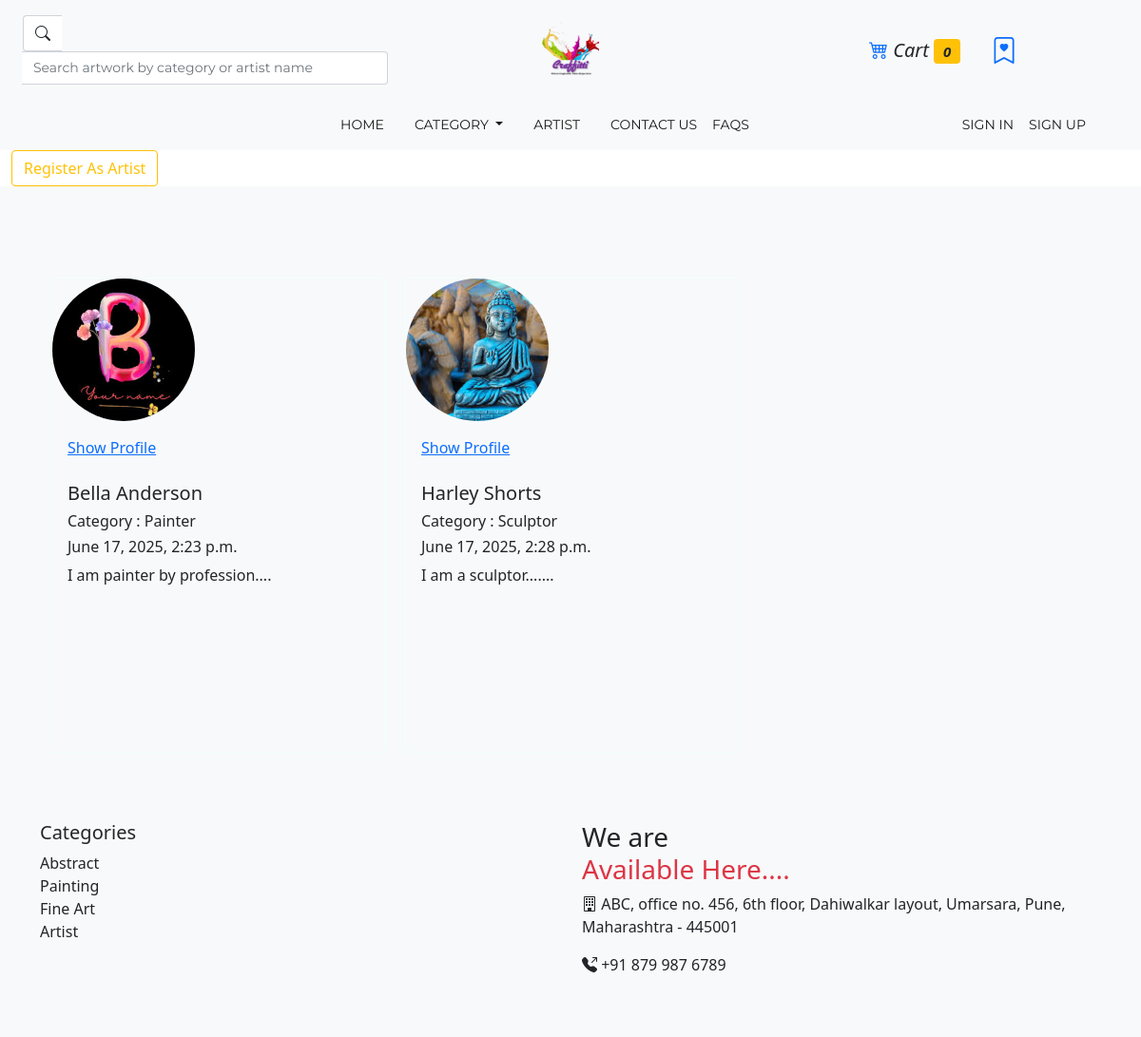
/artist/show/, run on the app's committed database.
### accounts/models.py (models this page shows, shortened)
class Artist(models.Model):
    user = models.ForeignKey(CustomUser, on_delete=models.CASCADE)
    bio = models.TextField()
    portfolio_image = models.ImageField(upload_to='images/', blank=True)
    photo = models.ImageField(upload_to='images/')
    category = models.CharField(max_length=30, choices=[('Painter', 'Painter'),
                                         ('Drawing','Drawing'),
                                         ('Sculptor','Sculptor'),
                                         ('Photgrapher','Photographer'),
                                         ('Print maker','Print maker')])
    Address = models.CharField(max_length=200)
    rating = models.IntegerField()
    created_at = models.DateTimeField(auto_now_add=True)

class CustomUser(AbstractUser):
    email = models.EmailField(unique=True)
    address = models.TextField(null=True)
    contact_number = models.BigIntegerField(unique=True, null=True, blank=True)
    is_artist = models.BooleanField(default=False)

### accounts/views.py (the view)
# urls.py: path('artist/show/', artist_retrieve_view, name = 'show_artist'),
def artist_retrieve_view(request):
    objs = Artist.objects.all()
    template_name = 'accounts/show_artist.html'
    context = {'data':objs}
    return render(request, template_name, context)

### cart_app/context_processors.py (called while the page is built)
def cart_item_count(request):
    if request.user.is_authenticated:
        count = CartItem.objects.filter(user=request.user).count()
    else:
        count = 0
    return {'cart_item_count': count}

### templates/accounts/show_artist.html (shortened to what this page needs)
{% extends 'base.html' %}
{% block content %}
        <a class="text-black fs-6 me-4 container" href="{% url 'artist_url' %}"><button class="btn btn-outline-warning">Register As Artist</button></a>
<div class="bg-light" style="height: fit-content;">
<div class="container pt-5" >
<div class="container mt-5">
    <div class="row row-cols-md-3">
     {% for obj in data %}
        <div class="col mb-4">
        <div class="card bg-light" style="width: 22rem; height : 500px; border-color:azure;">
            <img src="{{obj.photo.url}}" class="card-img-top img-fluid" alt="Image" style="width: 150px; height: 150px; border-radius: 50%; object-fit: cover;">
            <div class="card-body">
                <a href="{% url 'artist_page' obj.id %}">Show Profile</a><br><br>
                <h5 class="card-title">{{obj.user.first_name}} {{obj.user.last_name}}</h5>
                <h6>Category : {{obj.category}}</h6>
                <h6>{{obj.created_at}}</h6>
                <p class="card-text">{{obj.bio|slice:':200'}}...</p>
            </div>
            </div>
        </div>
        {% endfor %}
     </div>
</div>
</div>
{% endblock %}

### templates/base.html (shortened to what this page needs)
<!DOCTYPE html>
{% load static %}
<html lang="en">
<head>
    <link rel="stylesheet" href="{% static 'bootstrap-5.0.2-dist/css/bootstrap.min.css' %}">
    <link rel="stylesheet" href="https://cdn.jsdelivr.net/npm/bootstrap-icons@1.11.3/font/bootstrap-icons.min.css">
  </head>
<body>
<div class="sticky-top bg-light">
  <div class="d-flex justify-content-between align-items-center px-4 py-3">
      <form>
              <div class="input-group">
              <span class="input-group-text bg-white border-end-0">
                <i class="bi bi-search"></i>
              </span>
              <input type="text" class="form-control border-start-0" style="width:350px; font-family: 'Montserrat', sans-serif; font-size:14px" name='searches' placeholder="Search artwork by category or artist name">
            </div>
      </form>
  <div class="col-4 d-flex justify-content-center">
    <img src="{% static 'logo/logo.png/' %}" height="60px" alt="Logo">
  </div>
  <div class="col-4 d-flex justify-content-center align-items-center">
       {% if user.is_authenticated %}
    <a href="{% url 'cart_app:cart_summery' %}" class="nav-link me-3  nav_text">
      <i class="bi bi-cart4 fs-5">
        <span class="text-dark fs-5">Cart</span>
        <span class="badge bg-warning text-dark">{{ cart_item_count }}</span>
      </i>
    </a>
    <a href="{% url 'wishlist' %}"><i class="bi bi-bookmark-heart fs-3"></i></a>
      {% else %}
      <a href="{% url 'signin' %}" class="nav-link me-3  nav_text">
      <i class="bi bi-cart4 fs-5">
        <span class="text-dark fs-5">Cart</span>
        <span class="badge bg-warning text-dark">{{ cart_item_count }}</span>
      </i>
    </a>
      <a href="{% url 'signin' %}"><i class="bi bi-bookmark-heart fs-3"></i></a>
      {% endif %}
  </div>
</div>
    <nav class="navbar navbar-expand-lg navbar-light bg-light" >
        <div class="container-fluid col" style="padding-left:350px">
          <div class="collapse navbar-collapse" id="navbarNavAltMarkup">
            <div class="navbar-nav">
              <a class="nav-link active text-black me-3 nav_text" aria-current="page" href="{% url 'home' %}">Home</a>
              <li class="nav-item dropdown">
                <a class="nav-link dropdown-toggle active text-black me-3 nav_text" href="#" id="navbarDropdown" role="button" data-bs-toggle="dropdown" aria-current="page">
                  Category
                </a>
              </li>
              <a class="nav-link active text-black me-3 nav_text" href="{% url 'show_artist' %}">Artist</a>
              <a class="nav-link active text-black nav_text" href="{% url 'contactus' %}">Contact Us</a>
              <a class="nav-link active text-black me-3 nav_text" href="{% url 'faq' %}">FAQs</a>
            {% if user.is_authenticated %}
              <div style="padding-left:300px;" class="col">
              <li class="nav-item dropdown ms-auto">
              <a class="nav-link dropdown-toggle text-black nav_text" href="#" id="userDropdown" role="button" data-bs-toggle="dropdown" aria-expanded="false">
                Hi {{ user.username }} <i class="bi bi-person-raised-hand"></i>
              </a>
         {% if user.is_artist %}
                  <ul class="dropdown-menu dropdown-menu-end" aria-labelledby="userDropdown">
                    <li><a class="dropdown-item mb-2 nav_text" href="{% url 'product' %}">Add Products</a></li>
                    <li><a class="dropdown-item mb-2 nav_text" href="{% url 'cart_app:cart_summery' %}">Cart</a></li>
                    <li><a href="{% url 'logout' %}" class="dropdown-item mb-2 nav_text">Log Out</a></li>
                  </ul>
                  {% else %}
                  <ul class="dropdown-menu dropdown-menu-end" aria-labelledby="userDropdown">
                    <li><a class="dropdown-item mb-2 nav_text">Orders</a></li>
                    <li><a class="dropdown-item mb-2 nav_text" href="{% url 'cart_app:cart_summery' %}">Cart</a></li>
                    <li><a class="dropdown-item mb-2 nav_text" href="{% url 'wishlist' %}">My Wishlist</a></li>
                    <li><a href="{% url 'artist_url' %}" class="dropdown-item mb-2 nav_text">Become an Artist</a></li>
                    <li><a href="{% url 'logout' %}" class="dropdown-item mb-2 nav_text">Log Out</a></li>
                  </ul>
                  {% endif %}
              </li>
              </div>
    {% else %}
              <a class="nav-link active text-black nav_text" href="{% url 'signin' %}" style="padding-left:200px;">Sign In</a>
              <a class="nav-link active text-black nav_text" href="{% url 'user_url' %}">Sign Up</a>
              {% endif %}
            </div>
          </div>
        </div>
      </nav>
  </div>
{% block content %}
{% endblock %}
<footer class="bg-light py-5">
  <div class="container">
    <div class="row">
      <div class="col-md-6 mb-3">
        <h5>Categories</h5>
        <ul class="list-unstyled">
          <li>Abstract</li>
          <li>Painting</li>
          <li>Fine Art</li>
          <li>Artist</li>
        </ul>
      </div>
      <div class="col-md-6 text-md-start text-center">
        <h3>We are <br><span class="text-danger">Available Here....</span></h3>
        <p><i class="bi bi-building"></i> ABC, office no. 456, 6th floor, Dahiwalkar layout, Umarsara, Pune, Maharashtra - 445001</p>
        <p><i class="bi bi-telephone-outbound-fill"></i> +91 879 987 6789</p>
      </div>
    </div>
  </div>
</footer>
</body>
</html>

### templates/base.html (style rules this page uses)
nav .nav_text { font-family: 'Montserrat', sans-serif; font-size: 14px; text-transform: uppercase; }

### data on the page
Artist: photo (picture), user.first_name "Bella", user.last_name "Anderson", category "Painter", created_at "June 17, 2025, 2:23 p.m.", bio "I am painter by profession."
Artist: photo (picture), user.first_name "Harley", user.last_name "Shorts", category "Sculptor", created_at "June 17, 2025, 2:28 p.m.", bio "I am a sculptor...."

### other printed values
{{ cart_item_count }} "0"
